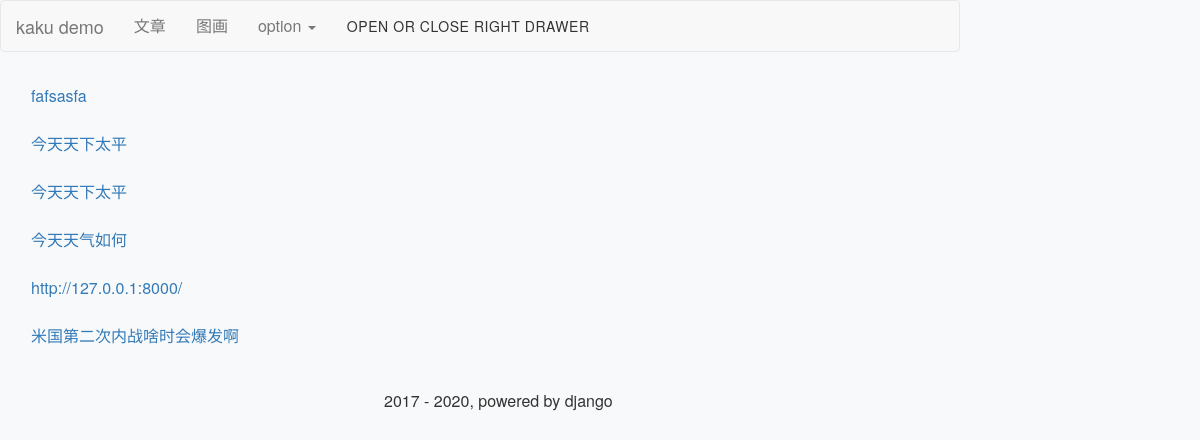
/users/a87150/articles/, run on an earlier commit of the app's database.
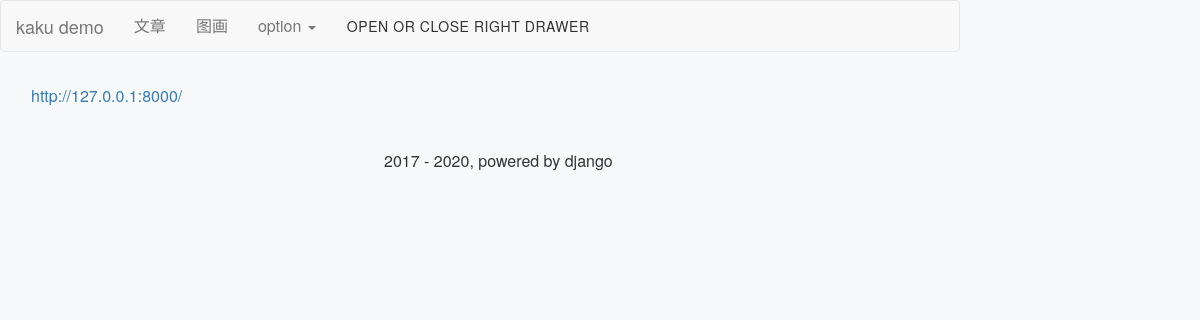
And on a later commit of the database.
### written/models.py (models this page shows, shortened)
class Article(models.Model):
    id = models.AutoField(primary_key=True)
    title = models.CharField(_('title'), max_length=50)
    author = models.ForeignKey(settings.AUTH_USER_MODEL, related_name=_('a_author'), on_delete=models.CASCADE)
    content = models.TextField(_('content'))
    excerpt = models.CharField(_('excerpt'), max_length=100, blank=True, null=True)
    created_time = models.DateTimeField(_('created time'), auto_now_add=True)
    last_modified_time = models.DateTimeField(_('last modified time'), auto_now=True)
    views = models.PositiveIntegerField(_('views'), default=0, editable=False)
    likes = models.ManyToManyField(settings.AUTH_USER_MODEL, blank=True, related_name=_('a_likes'))
    tags = models.ManyToManyField(Tag, blank=True, verbose_name=_('tags'))
    comments = GenericRelation(Comment, verbose_name=_('comments'))
    class Meta:
        ordering = ['-created_time']
        verbose_name = _('Article')
        verbose_name_plural = _('Articles')
    def get_absolute_url(self):
        return reverse('written:detail', kwargs={'pk': self.pk})

### users/views.py (the view)
# urls.py: url(r'^(?P<username>[\w.@+-]+)/articles/$', views.UserArticleListView.as_view(), name='articles'),
class UserArticleListView(ListView):
    paginate_by = 20
    model = Article
    template_name = 'users/articles.html'
    def get_queryset(self):
        return super().get_queryset().filter(author__username=self.kwargs.get('username')).defer('content')

### templates/users/articles.html (shortened to what this page needs)
{% extends 'base.html' %}
{% load bootstrap_pagination %}
{% block main %}
<ul class="list-group">
    {% for article in article_list %}
        <li class="mdui-list-item mdui-ripple">
            <a href="{{ article.get_absolute_url }}"> {{ article.title }} </a>
        </li>
    {% empty %}
        <li class="mdui-list-item mdui-ripple">该用户没写什么</li>
    {% endfor %}
</ul>
{% endblock main %}

What changed in the data, as far as the page shows it:
removed Article: title "fafsasfa"
removed Article: title "今天天下太平"
removed Article: title "今天天下太平"
removed Article: title "今天天气如何"
removed Article: title "米国第二次内战啥时会爆发啊"
